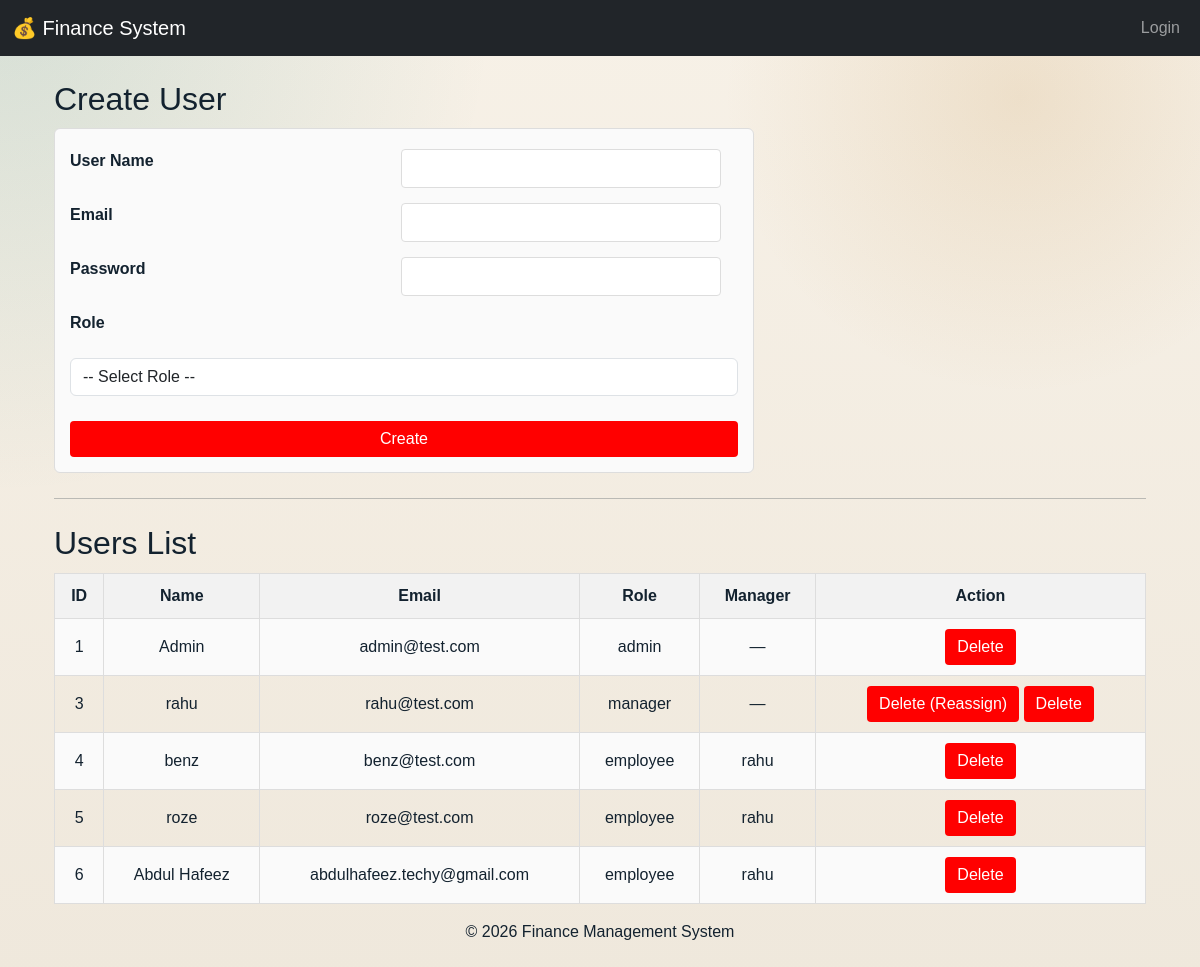
Screenshot of /admin/manage_users with the database file from the repository.
### tables this page shows
CREATE TABLE users (
    id INTEGER PRIMARY KEY AUTOINCREMENT,
    name TEXT NOT NULL,
    email TEXT UNIQUE NOT NULL,
    password TEXT NOT NULL,
    role TEXT CHECK(role IN ('admin', 'manager', 'employee')) NOT NULL,
    manager_id INTEGER,
    FOREIGN KEY (manager_id) REFERENCES users(id));

### app.py (the view)
@app.route("/admin/manage_users")
def manage_users():
    conn = get_db_connection()
    users = conn.execute("""
        SELECT u.*, m.name AS manager_name
        FROM users u
        LEFT JOIN users m ON u.manager_id = m.id
    """).fetchall()
    managers = conn.execute("""
        SELECT id, name FROM users WHERE role = 'manager'
    """).fetchall()
    conn.close()
    return render_template(
    "admin/manage_users.html",
    users=users,
    managers=managers
)

### app.py (called while the page is built)
def get_db_connection():
    conn = sqlite3.connect("finance.db")
    conn.row_factory = sqlite3.Row
    return conn

### templates/admin/manage_users.html (shortened to what this page needs)
{% extends "layout.html" %}
{% block main %}
<div class="container mt-4">
    <h2>Create User</h2>
    <form action="/create-user" method="POST">
        <label>User Name</label>
        <input type="text" name="name" required>
        <label>Email</label>
        <input type="email" name="email" required>
        <label>Password</label>
        <input type="password" name="password" required>
        <label class="form-label">Role</label>
        <select name="role" id="role" class="form-control" required onchange="toggleManager()">
            <option value="">-- Select Role --</option>
        </select>
        <button type="submit">Create</button>
    </form>
    <hr>
    <h2>Users List</h2>
    <table>
        <tr>
            <th>ID</th>
            <th>Name</th>
            <th>Email</th>
            <th>Role</th>
            <th>Manager</th>
            <th>Action</th>
        </tr>
        {% for user in users %}
        <tr>
            <td>{{ user.id }}</td>
            <td>{{ user.name }}</td>
            <td>{{ user.email }}</td>
            <td>{{ user.role }}</td>
            <td>{{ user.manager_name if user.manager_name else "—" }}</td>
            <td> {% if user.role == 'manager' %}
                <button type="button" data-bs-toggle="modal" data-bs-target="#reassignModal"
                data-id="{{ user.id }}" onclick="setManagerId(this)">
                Delete (Reassign) </button>
                {% endif %}
                <form action="/delete-user" method="POST" style="display:inline;">
                    <button type="submit">Delete</button>
                </form>
            </td>
        </tr>
        {% endfor %}
    </table>
</div>
{% endblock %}

### templates/layout.html (shortened to what this page needs)
<!DOCTYPE html>
<html lang="en">
<head>
    <link href="https://cdn.jsdelivr.net/npm/bootstrap@5.3.8/dist/css/bootstrap.min.css" rel="stylesheet">
    <link href="/static/styles.css" rel="stylesheet">
</head>
<body>
    <nav class="navbar navbar-expand-md navbar-dark bg-dark">
        <div class="container-fluid">
            <a class="navbar-brand" href="/">💰 Finance System</a>
            <div class="collapse navbar-collapse" id="navbar">
                <ul class="navbar-nav ms-auto">
                    {% if session.get("user_id") %}
                        <li class="nav-item">
                            <span class="nav-link">👤 {{ session.get("user_name") }}</span>
                        </li>
                        <li class="nav-item">
                            <a class="nav-link" href="/logout">Logout</a>
                        </li>
                    {% else %}
                        <li class="nav-item"><a class="nav-link" href="/login">Login</a></li>
                    {% endif %}
                </ul>
            </div>
        </div>
    </nav>
    <main class="container mt-4">
        {% block main %}{% endblock %}
    </main>
    <footer class="text-center py-3">
        <p>&copy; 2026 Finance Management System</p>
    </footer>
</body>
</html>

### static/styles.css (style rules this page uses)
:root { --bg: #f3eee6; --bg-soft: #fbf7f2; --surface: rgba(255, 255, 255, 0.82); --surface-strong: rgba(255, 255, 255, 0.94); --ink: #13222f; --ink-soft: #5f7080; --line: rgba(19, 34, 47, 0.1); --navy: #16324f; --teal: #0f766e; --amber: #b7791f; --danger: #b4534b; --success: #2f855a; --shadow: 0 22px 50px rgba(17, 32, 49, 0.12); }
* { box-sizing: border-box; }
html { min-height: 100%; }
body { margin: 0; min-height: 100vh; font-family: "IBM Plex Sans", sans-serif; color: var(--ink); background: radial-gradient(circle at top left, rgba(15, 118, 110, 0.14), transparent 32%), radial-gradient(circle at 85% 10%, rgba(183, 121, 31, 0.14), transparent 22%), linear-gradient(180deg, #f7f1e7 0%, #efe8dc 100%); }
a { color: inherit; text-decoration: none; }
button, input, select, textarea { font: inherit; }

### templates/admin/manage_users.html (style rules this page uses)
table { width: 100%; border-collapse: collapse; margin-top: 10px; font-family: Arial, sans-serif; }
th, td { border: 1px solid #ddd; padding: 10px; text-align: center; }
th { background-color: #f2f2f2; font-weight: bold; }
tr:nth-child(even) { background-color: #fafafa; }
button { background-color: red; color: white; border: none; padding: 6px 12px; cursor: pointer; border-radius: 4px; }
form[action="/create-user"] { background-color: #fafafa; padding: 15px; border: 1px solid #ddd; border-radius: 6px; max-width: 700px; display: flex; flex-wrap: wrap; gap: 10px; }
label { display: block; width: 48%; margin-top: 5px; font-weight: bold; }
input, select { width: 48%; padding: 8px; margin-top: 5px; border: 1px solid #ddd; border-radius: 4px; font-size: 14px; background-color: white; }
form[action="/create-user"] button { width: 100%; margin-top: 15px; }
hr { margin: 25px 0; }
h2 { margin-bottom: 10px; }

### rows the page displays
users: id "1", name "Admin", email "admin@test.com", role "admin", manager_name "—"
users: id "3", name "rahu", email "rahu@test.com", role "manager", manager_name "—"
users: id "4", name "benz", email "benz@test.com", role "employee", name "rahu"
users: id "5", name "roze", email "roze@test.com", role "employee", name "rahu"
users: id "6", name "Abdul Hafeez", email "abdulhafeez.techy@gmail.com", role "employee", name "rahu"
